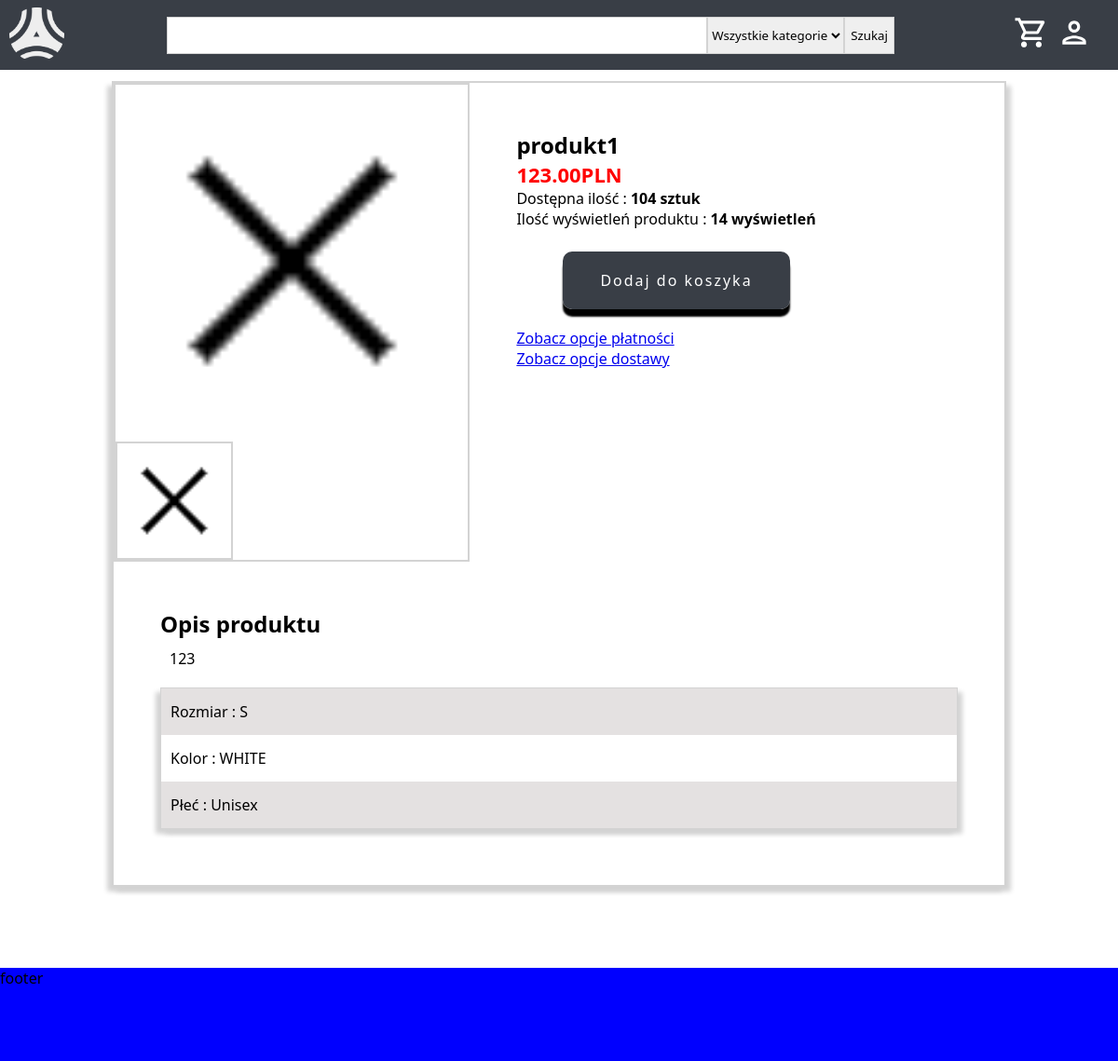
The page /products/15 (signed in) on the database its author committed.
### tables this page shows
CREATE TABLE `products` (
  `id` bigint(20) NOT NULL,
  `name` varchar(255) NOT NULL,
  `category_id` bigint(20) NOT NULL,
  `image_path_1` varchar(255) NOT NULL,
  `image_path_2` varchar(255) DEFAULT NULL,
  `image_path_3` varchar(255) DEFAULT NULL,
  `description` text NOT NULL,
  `price` decimal(10,2) NOT NULL,
  `quantity` bigint(20) NOT NULL,
  `size` varchar(50) NOT NULL,
  `colour` varchar(50) NOT NULL,
  `gender` tinyint(3) UNSIGNED NOT NULL,
  `view_count` bigint(20) NOT NULL,
  `last_modified_date` datetime NOT NULL,
  `user_id_last_modified` bigint(20) NOT NULL,
  `created_date` datetime NOT NULL,
  `user_id_created` bigint(20) NOT NULL,
  `status` tinyint(3) UNSIGNED NOT NULL
);

### MVC/controllers/Controller.php (called while the page is built, shortened)
<?php
class Controller{
    public function loadView($name, $data, $return){
        include($name.".php");
        if($return===true){
           return ob_get_clean();
        }
    }
}

### MVC/models/databaseModels/ProductModel.php (called while the page is built, shortened)
<?php
class ProductModel{
    public function getProduct($id){
        $dbh = include("MVC/models/databaseModels/Database.php");
        $query = "SELECT * FROM products WHERE id = ? AND status = ?";
        $stmt = $dbh->prepare($query);
        $stmt->execute([$id, StatusEnum::ACTIVE]);
        $result = $stmt->fetch();
        return $result;
    }
}

### MVC/models/enumerated/ProductSizeEnum.php (called while the page is built, shortened)
<?php
class ProductSizeEnum {
    public static function getConstants(){
        return [
            self::XS => "XS",
            self::S => "S",
            self::M => "M",
            self::L => "L",
            self::XL => "XL",
            self::XXL => "XXL",
        ];
    }
}

### MVC/models/enumerated/ProductColourEnum.php (called while the page is built, shortened)
<?php
class ProductColourEnum {
    public static function getConstants(){
        return [
            self::BLACK => "BLACK",
            self::WHITE => "WHITE",
            self::RED => "RED",
            self::BLUE => "BLUE",
            self::GREEN => "GREEN",
            self::PURPLE => "PURPLE",
            self::YELLOW => "YELLOW",
            self::OTHER => "OTHER"
        ];
    }
}

### MVC/models/enumerated/GenderEnum.php (called while the page is built, shortened)
<?php
class GenderEnum {
    public static function getConstants(){
        return [
            self::MALE => "Męskie",
            self::FEMALE => "Damskie",
            self::UNISEX => "Unisex",
        ];
    }
}

### MVC/views/product/productView.php (the view, shortened to what this page needs)
<!DOCTYPE html>
<html lang="en">
<head>
    <?php echo $data['styles']; ?>
    <link rel="stylesheet" href="/dRaczekProjekt/css/productView.css">
</head>
<body>
    <?php $product = $data['product']; ?>
    <?php echo $data['header']; ?>
    <main>
        <div class="img-wrapper">
            <img src="<?php echo "/dRaczekProjekt/".$product['image_path_1']; ?>" class="main-img">
            <div class="imgs">
                <?php
                    if(!empty($product['image_path_1'])){
                        echo "<img src=\"/dRaczekProjekt/".$product['image_path_1']."\">";
                    }
                ?>
            </div>
        </div>
        <div class="main-info">
            <h1 class="product-name" style="font-size:24px"><?php echo $product['name']; ?></h1>
            <h2 class="product-price"><?php echo $product['price']."PLN"; ?></h2>
            <span class="product-quantity">Dostępna ilość : <b><?php echo $product['quantity']; ?> sztuk</b></span><br>
            <span class="product-views">Ilość wyświetleń produktu :  <b><?php echo $product['view_count']; ?> wyświetleń</b></span><br><br><br>
            <a href="/dRaczekProjekt/cart/add/<?php echo $product['id']; ?>" class="cartbtn">Dodaj do koszyka</a>
            <div class="info">
                <a href="#">Zobacz opcje płatności</a><br>
                <a href="#">Zobacz opcje dostawy</a><br>
            </div>
        </div>
        <div class="additional-info">
            <h2>Opis produktu</h2>
            <p class="product-description"><?php echo $product['description']; ?></p>
            <ul>
                <li>Rozmiar : <?php echo ProductSizeEnum::GetConstants()[$product['size']]; ?></li>
                <li>Kolor : <?php echo ProductColourEnum::GetConstants()[$product['colour']]; ?></li>
                <li>Płeć : <?php echo GenderEnum::GetConstants()[$product['gender']]; ?></li>
            </ul>
        </div>
    </main>
    <?php echo $data['footer']; ?>
</body>
</html>

### MVC/views/common/header.php (shortened to what this page needs)
<header>
    <a href="/dRaczekProjekt/home" id="logo-wrapper">
        <img src="/dRaczekProjekt/img/logo/logo_transparent_img_only.png" id="logo">
    </a>
    <div id="searchbar-wrapper">
        <form action="/dRaczekProjekt/products" method="get">
            <input type="text" name="text" <?php if(isset($_GET['text'])) echo "value=\"".$_GET['text']."\""; ?>>
            <select name="categoryId">
                <option value="999">Wszystkie kategorie</option>
            </select>
            <input type="submit" value="Szukaj">
        </form>
    </div>
    <div id="header-items-wrapper">
        <a class="item" href="/dRaczekProjekt/cart">
            <img src="/dRaczekProjekt/img/cart-icon.svg">
        </a>
        <div class="item">
            <img src="/dRaczekProjekt/img/account-icon.svg">
        </div>
    </div>
</header>

### MVC/views/common/footer.php
<footer>footer</footer>

### router/Router.php (shortened to what this page needs)
<?php
class Router {
    function routeRequest($requestUri, $routes) {
        $requestUri=urldecode($requestUri);
        foreach ($routes as $route => $params) {
            $pattern = str_replace(':id', '(\d+)', $route);
            $pattern = str_replace(":token", '([A-Za-z\d]+)', $pattern);
            $pattern = str_replace(":pageableProductsUser", '(\?page=(\d)+&size=(\d)+((&text=([\p{L}\p{N}\s]*))*)((&categoryId=(\d)+)*)((&gender=(\d)+)*)((&price_from=(\d)+)*)((&price_to=(\d)+)*)((&productSize=(\d)+)*)((&colour=(\d)+)*)((&orderBy=([\p{L}\p{N}_])+)*)((&order=([\p{L}])+)*))', $pattern);
            $pattern = str_replace(":pageableCategories", '\?((page=(\d)+)(&size=(\d)+)((&name=([A-Za-z\d])+)*)((&status=(\d)+)*)((&createdDate=([\d-])+)*)((&id=(\d)+)*)((&orderBy=([A-Za-z_])+)*)((&order=([A-Za-z])+)*))', $pattern);
            $pattern = str_replace(":pageableProducts", '\?((page=(\d)+)(&size=(\d)+)((&name=([A-Za-z\d])+)*)((&categoryId=(\d)+)*)((&description=([a-zA-Z0-9.,:;"\'() \n-])+)*)((&priceFrom=(\d+(?:\.\d+)?))*)((&priceTo=(\d+(?:\.\d+)?))*)((&quantityFrom=(\d)+)*)((&quantityTo=(\d)+)*)((&productSize=(\d)+)*)((&colour=(\d)+)*)((&gender=(\d)+)*)((&viewCountFrom=(\d)+)*)((&viewCountTo=(\d)+)*)((&status=(\d)+)*)((&createdDate=([\d-])+)*)((&id=(\d)+)*)((&orderBy=([A-Za-z_])+)*)((&order=([A-Za-z])+)*))', $pattern);
            $pattern = str_replace(":pageableOrders", '\?((page=(\d)+)(&size=(\d)+)((&first_name=([A-Za-z\d])+)*)((&last_name=([A-Za-z\d])+)*)((&street=([A-Za-z\d])+)*)((&postal_code=([-\d])+)*)((&postal_city=([A-Za-z\d])+)*)((&country=([A-Za-z\d])+)*)((&nip=([\d])+)*)((&company_name=([A-Za-z\d])+)*)((&delivery_id=(\d)+)*)((&payment_method_id=(\d)+)*)((&payment_status=(\d)+)*)((&order_status=(\d)+)*)((&status=(\d)+)*)((&createdDate=([\d-])+)*)((&id=(\d)+)*)((&orderBy=([A-Za-z_])+)*)((&order=([A-Za-z])+)*))', $pattern);
            if (preg_match('#^'.$pattern.'$#u', $requestUri, $matches)) {
                $controller = new $params['controller']();
                $action = $params['action'];
                $params = array_slice($matches, 1);
                call_user_func_array(array($controller, $action), $params);
                return true;
            }
        }
        return false;
    }
  }

### css/header.css (style rules this page uses)
:root { --header-height:75px; --header-color:#393e46; --header-details-color:#5c6470; }
header { background-color: var(--header-color); height: var(--header-height); position:fixed; width: 100%; display: flex; flex-direction: row; align-items: center; font-family: 'Segoe UI', Tahoma, Geneva, Verdana, sans-serif; z-index: 999; max-width: 100vw; }
header #logo { position: relative; height:var(--header-height); width: auto; padding: 10px; max-height: 75px; }
header #searchbar-wrapper { flex:1; margin:0px 100px; }
header #searchbar-wrapper form { padding: 0; margin: 0; display: flex; flex: 1; }
header #searchbar-wrapper form input[type=text] { flex: 1; }
header #searchbar-wrapper form input, header #searchbar-wrapper form select { border: 1px solid lightgray; border-radius: 0px; height: 40px; }
header #header-items-wrapper { display: flex; min-width: 100px; justify-content: space-evenly; margin: 0px 20px; }
header #header-items-wrapper .item img { height: calc(0.5 * var(--header-height)); max-height: 40px; width: auto; }

### css/footer.css (style rules this page uses)
footer { background-color: blue; height: 100px; }

### css/basicLayout.css (style rules this page uses)
* { margin: 0; box-sizing: border-box; font-family: 'Segoe UI', Tahoma, Geneva, Verdana, sans-serif; }
body { min-height: 100vh; display: flex; flex-direction: column; max-width: 200px; min-width: 100%; }
main { flex:1; margin-top:var(--header-height); }

### css/productView.css (style rules this page uses)
main { margin: calc(var(--header-height) + 1%) 10%; display: grid; grid-template-columns: 0.4fr 0.6fr; border: 2px solid lightgray; box-shadow: lightgray 5px 5px 5px, lightgray -5px 5px 5px; }
main .additional-info { grid-column-end: span 2; }
main .img-wrapper { border: 2px solid lightgray; border-collapse: collapse; }
main .additional-info { padding: 50px; min-height: 100px; }
main img { width: 100%; height: auto; object-fit: cover; }
main .imgs { display: grid; grid-template-columns: 1fr 1fr 1fr; flex-direction: row; }
main .imgs img { width: 100%; height: 100%; object-fit: cover; border: 2px solid lightgray; border-collapse: collapse; }
main .main-img { width: 100%; aspect-ratio: 1 / 1; }
main .main-info { padding: 50px; overflow: hidden; text-overflow: ellipsis; }
main .main-info .product-name { display: inline; }
main .main-info .product-price { color: red; font-size: 22px; }
main .additional-info .product-description { padding: 10px; }
main .additional-info ul { list-style-type: none; margin: 10px 0; padding: 0; border: 1px solid lightgray; box-shadow: lightgray 5px 5px 5px, lightgray -5px 5px 5px; }
main .additional-info li { background-color: #e4e1e1; min-height: 50px; display: flex; align-items: center; padding: 10px; }
main .additional-info ul li:nth-child(2n) { background-color: transparent; }
main .cartbtn { white-space: nowrap; background-color: var(--header-color); color: white; text-decoration: none; padding: 20px 40px; margin: 50px; border-radius: 10px; transition: 0.3s; letter-spacing: 2px; box-shadow: black 0 8px 2px; }

### rows shown on the page
products: image_path_1 (picture), name "produkt1", price "123.00", quantity "104", view_count "14", description "123", size "S", colour "WHITE", gender "Unisex"
